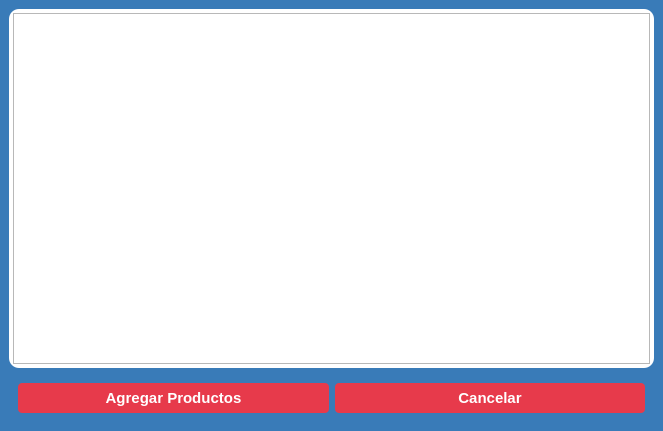
<?xml version="1.0" encoding="UTF-8"?>
<ui version="4.0">
 <class>Form</class>
 <widget class="QWidget" name="Form">
  <property name="geometry">
   <rect>
    <x>0</x>
    <y>0</y>
    <width>663</width>
    <height>431</height>
   </rect>
  </property>
  <property name="windowTitle">
   <string>Form</string>
  </property>
  <layout class="QVBoxLayout" name="verticalLayout">
   <property name="leftMargin">
    <number>0</number>
   </property>
   <property name="topMargin">
    <number>0</number>
   </property>
   <property name="rightMargin">
    <number>0</number>
   </property>
   <property name="bottomMargin">
    <number>0</number>
   </property>
   <item>
    <widget class="QWidget" name="Fondo_buscar_productos" native="true">
     <property name="styleSheet">
      <string notr="true">#Fondo_buscar_productos{
	background-color: #397bb8;
}</string>
     </property>
     <layout class="QVBoxLayout" name="verticalLayout_2">
      <item>
       <widget class="QWidget" name="contenedor_busqueda_productos" native="true">
        <property name="styleSheet">
         <string notr="true">#contenedor_busqueda_productos{
	background-color: white;
	border-radius: 10px;
}</string>
        </property>
        <layout class="QVBoxLayout" name="verticalLayout_3">
         <property name="leftMargin">
          <number>4</number>
         </property>
         <property name="topMargin">
          <number>4</number>
         </property>
         <property name="rightMargin">
          <number>4</number>
         </property>
         <property name="bottomMargin">
          <number>4</number>
         </property>
         <item>
          <widget class="QScrollArea" name="scrollArea_busqueda_productos">
           <property name="widgetResizable">
            <bool>true</bool>
           </property>
           <widget class="QWidget" name="scrollAreaWidgetContents_busqueda_productos">
            <property name="geometry">
             <rect>
              <x>0</x>
              <y>0</y>
              <width>631</width>
              <height>356</height>
             </rect>
            </property>
            <property name="styleSheet">
             <string notr="true">#scrollAreaWidgetContents_busqueda_productos{
	background-color: white;
}</string>
            </property>
           </widget>
          </widget>
         </item>
        </layout>
       </widget>
      </item>
      <item>
       <widget class="QWidget" name="horizontalWidget_botones_busqueda" native="true">
        <property name="styleSheet">
         <string notr="true">#horizontalWidget_botones_busqueda QPushButton{
	background-color: #e73a4b;
	color: white;
	font-weight: bold;
	border-radius: 4px;
	padding: 6px 9px;
	border: none;
}

#horizontalWidget_botones_busqueda QPushButton::hover{
	background-color: #EC5B69
}</string>
        </property>
        <layout class="QHBoxLayout" name="horizontalLayout">
         <item>
          <widget class="QPushButton" name="pushButton_agregar_productos_busqueda">
           <property name="font">
            <font>
             <pointsize>11</pointsize>
             <weight>75</weight>
             <bold>true</bold>
            </font>
           </property>
           <property name="styleSheet">
            <string notr="true">#pushButton_agregar_productos_busqueda{
	background-color: #e73a4b;
	color: white;
	font-weight: bold;
	border-radius: 4px;
	padding: 6px 9px;
	border: none;
}

#pushButton_agregar_productos_busqueda::hover{
	background-color: #EC5B69
}</string>
           </property>
           <property name="text">
            <string>Agregar Productos</string>
           </property>
          </widget>
         </item>
         <item>
          <widget class="QPushButton" name="pushButton">
           <property name="font">
            <font>
             <pointsize>11</pointsize>
             <weight>75</weight>
             <bold>true</bold>
            </font>
           </property>
           <property name="text">
            <string>Cancelar</string>
           </property>
          </widget>
         </item>
        </layout>
       </widget>
      </item>
     </layout>
    </widget>
   </item>
  </layout>
 </widget>
 <resources/>
 <connections/>
</ui>
